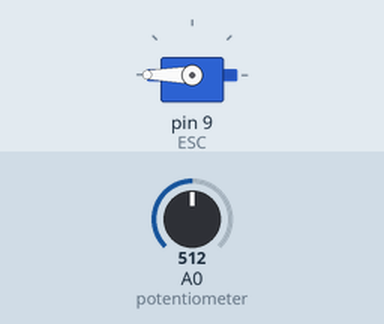
Bench run of a sketch on a simulated Arduino Uno, built with avr-gcc and run on an emulated ATmega328P. On the bench: servo. The inputs (shaded band) are chosen by the test bench; at power-on: A0 (potentiometer) = 512.

Above: at 1.2 s.
1.3 s: A0 (potentiometer) set to 306
At 2.1 s:
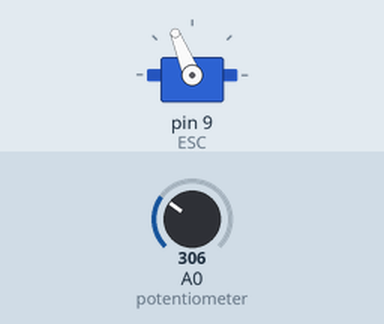
2.8 s: A0 (potentiometer) set to 122
At 3.3 s:
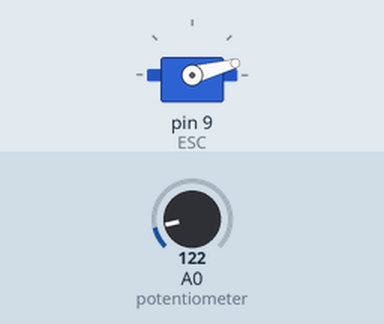
4.3 s: A0 (potentiometer) set to 511
At 5.6 s:
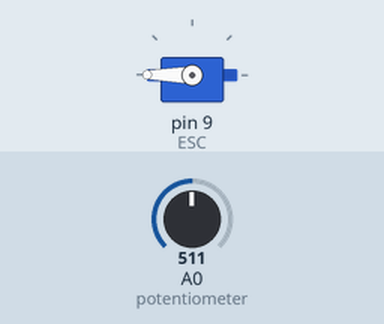
Timing chart, 0 to 7.3 s (numbered marks = the images above; inputs shaded):
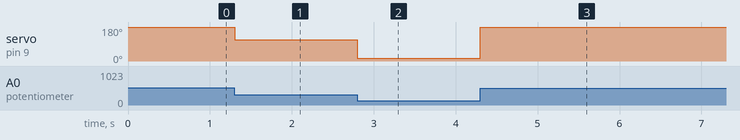

The sketch:

blackbird_throttlebox.ino
```cpp
/*
        Arduino Brushless Motor Control
     by Dejan, https://howtomechatronics.com
*/

#include <Servo.h>

Servo ESC;     // create servo object to control the ESC

int potValue;  // value from the analog pin

void setup() {
  // Attach the ESC on pin 9
  ESC.attach(9,1000,2000); // (pin, min pulse width, max pulse width in microseconds)
}

void loop() {
  potValue = analogRead(A0);   // reads the value of the potentiometer (value between 0 and 1023)
  potValue = map(potValue, 93, 433, 0, 180);   // scale it to use it with the servo library (value between 0 and 180)
  ESC.write(potValue);    // Send the signal to the ESC
}
```

Measured:
- after the input at 1.3 s, servo on pin 9 (ESC): 180° → 112° at once
- after the input at 2.8 s, servo on pin 9 (ESC): 112° → 15° at once
- after the input at 4.3 s, servo on pin 9 (ESC): 15° → 180° at once
